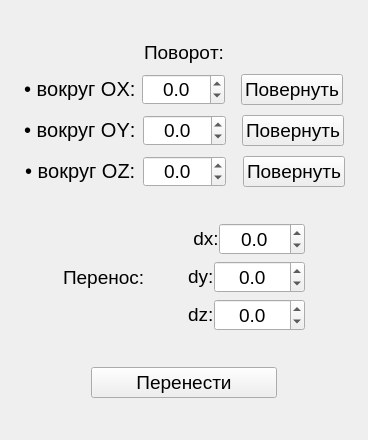
        <widget class="QWidget" name="transformPage">
         <property name="geometry">
          <rect>
           <x>0</x>
           <y>0</y>
           <width>368</width>
           <height>440</height>
          </rect>
         </property>
         <property name="sizePolicy">
          <sizepolicy hsizetype="Expanding" vsizetype="Expanding">
           <horstretch>0</horstretch>
           <verstretch>0</verstretch>
          </sizepolicy>
         </property>
         <property name="autoFillBackground">
          <bool>true</bool>
         </property>
         <attribute name="label">
          <string>Перемещение</string>
         </attribute>
         <layout class="QVBoxLayout" name="verticalLayout_16">
          <item>
           <layout class="QVBoxLayout" name="verticalLayout_10">
            <property name="spacing">
             <number>10</number>
            </property>
            <item>
             <layout class="QHBoxLayout" name="horizontalLayout_36">
              <item>
               <spacer name="horizontalSpacer_84">
                <property name="orientation">
                 <enum>Qt::Horizontal</enum>
                </property>
                <property name="sizeType">
                 <enum>QSizePolicy::Fixed</enum>
                </property>
                <property name="sizeHint" stdset="0">
                 <size>
                  <width>120</width>
                  <height>20</height>
                 </size>
                </property>
               </spacer>
              </item>
              <item>
               <widget class="QLabel" name="label_35">
                <property name="sizePolicy">
                 <sizepolicy hsizetype="Fixed" vsizetype="Fixed">
                  <horstretch>0</horstretch>
                  <verstretch>0</verstretch>
                 </sizepolicy>
                </property>
                <property name="font">
                 <font>
                  <pointsize>14</pointsize>
                  <stylestrategy>PreferDefault</stylestrategy>
                  <kerning>false</kerning>
                 </font>
                </property>
                <property name="text">
                 <string>Поворот:</string>
                </property>
               </widget>
              </item>
              <item>
               <spacer name="horizontalSpacer_85">
                <property name="orientation">
                 <enum>Qt::Horizontal</enum>
                </property>
                <property name="sizeType">
                 <enum>QSizePolicy::Fixed</enum>
                </property>
                <property name="sizeHint" stdset="0">
                 <size>
                  <width>120</width>
                  <height>20</height>
                 </size>
                </property>
               </spacer>
              </item>
             </layout>
            </item>
            <item>
             <layout class="QHBoxLayout" name="horizontalLayout_35">
              <property name="spacing">
               <number>0</number>
              </property>
              <item>
               <spacer name="horizontalSpacer_81">
                <property name="orientation">
                 <enum>Qt::Horizontal</enum>
                </property>
                <property name="sizeType">
                 <enum>QSizePolicy::Fixed</enum>
                </property>
                <property name="sizeHint" stdset="0">
                 <size>
                  <width>12</width>
                  <height>17</height>
                 </size>
                </property>
               </spacer>
              </item>
              <item>
               <widget class="QLabel" name="label_34">
                <property name="sizePolicy">
                 <sizepolicy hsizetype="Fixed" vsizetype="Fixed">
                  <horstretch>0</horstretch>
                  <verstretch>0</verstretch>
                 </sizepolicy>
                </property>
                <property name="font">
                 <font>
                  <pointsize>14</pointsize>
                  <stylestrategy>PreferDefault</stylestrategy>
                  <kerning>false</kerning>
                 </font>
                </property>
                <property name="mouseTracking">
                 <bool>true</bool>
                </property>
                <property name="text">
                 <string>&lt;!DOCTYPE HTML PUBLIC &quot;-//W3C//DTD HTML 4.0//EN&quot; &quot;http://www.w3.org/TR/REC-html40/strict.dtd&quot;&gt;
&lt;html&gt;&lt;head&gt;&lt;meta name=&quot;qrichtext&quot; content=&quot;1&quot; /&gt;&lt;style type=&quot;text/css&quot;&gt;
p, li { white-space: pre-wrap; }
&lt;/style&gt;&lt;/head&gt;&lt;body style=&quot; font-family:'.AppleSystemUIFont'; font-size:14pt; font-weight:400; font-style:normal;&quot;&gt;
&lt;p style=&quot; margin-top:0px; margin-bottom:0px; margin-left:0px; margin-right:0px; -qt-block-indent:0; text-indent:0px;&quot;&gt;&lt;span style=&quot; font-family:'.AppleSystemUIFont'; font-size:15pt;&quot;&gt;• вокруг OX:&lt;/span&gt;&lt;/p&gt;&lt;/body&gt;&lt;/html&gt;</string>
                </property>
               </widget>
              </item>
              <item>
               <spacer name="horizontalSpacer_103">
                <property name="orientation">
                 <enum>Qt::Horizontal</enum>
                </property>
                <property name="sizeType">
                 <enum>QSizePolicy::Fixed</enum>
                </property>
                <property name="sizeHint" stdset="0">
                 <size>
                  <width>5</width>
                  <height>17</height>
                 </size>
                </property>
               </spacer>
              </item>
              <item>
               <widget class="QDoubleSpinBox" name="angleXSpinBox">
                <property name="sizePolicy">
                 <sizepolicy hsizetype="Fixed" vsizetype="Fixed">
                  <horstretch>80</horstretch>
                  <verstretch>25</verstretch>
                 </sizepolicy>
                </property>
                <property name="minimumSize">
                 <size>
                  <width>80</width>
                  <height>28</height>
                 </size>
                </property>
                <property name="font">
                 <font>
                  <pointsize>14</pointsize>
                  <stylestrategy>PreferDefault</stylestrategy>
                  <kerning>false</kerning>
                 </font>
                </property>
                <property name="alignment">
                 <set>Qt::AlignCenter</set>
                </property>
                <property name="decimals">
                 <number>1</number>
                </property>
                <property name="minimum">
                 <double>-180.000000000000000</double>
                </property>
                <property name="maximum">
                 <double>180.000000000000000</double>
                </property>
               </widget>
              </item>
              <item>
               <spacer name="horizontalSpacer_82">
                <property name="orientation">
                 <enum>Qt::Horizontal</enum>
                </property>
                <property name="sizeType">
                 <enum>QSizePolicy::Fixed</enum>
                </property>
                <property name="sizeHint" stdset="0">
                 <size>
                  <width>15</width>
                  <height>17</height>
                 </size>
                </property>
               </spacer>
              </item>
              <item>
               <widget class="QPushButton" name="rotateXButton">
                <property name="sizePolicy">
                 <sizepolicy hsizetype="Fixed" vsizetype="Fixed">
                  <horstretch>0</horstretch>
                  <verstretch>0</verstretch>
                 </sizepolicy>
                </property>
                <property name="minimumSize">
                 <size>
                  <width>90</width>
                  <height>0</height>
                 </size>
                </property>
                <property name="font">
                 <font>
                  <pointsize>14</pointsize>
                  <stylestrategy>PreferDefault</stylestrategy>
                  <kerning>false</kerning>
                 </font>
                </property>
                <property name="text">
                 <string>Повернуть</string>
                </property>
               </widget>
              </item>
              <item>
               <spacer name="horizontalSpacer_83">
                <property name="orientation">
                 <enum>Qt::Horizontal</enum>
                </property>
                <property name="sizeType">
                 <enum>QSizePolicy::Fixed</enum>
                </property>
                <property name="sizeHint" stdset="0">
                 <size>
                  <width>10</width>
                  <height>17</height>
                 </size>
                </property>
               </spacer>
              </item>
             </layout>
            </item>
            <item>
             <layout class="QHBoxLayout" name="horizontalLayout_42">
              <property name="spacing">
               <number>0</number>
              </property>
              <item>
               <spacer name="horizontalSpacer_91">
                <property name="orientation">
                 <enum>Qt::Horizontal</enum>
                </property>
                <property name="sizeType">
                 <enum>QSizePolicy::Fixed</enum>
                </property>
                <property name="sizeHint" stdset="0">
                 <size>
                  <width>12</width>
                  <height>17</height>
                 </size>
                </property>
               </spacer>
              </item>
              <item>
               <widget class="QLabel" name="label_40">
                <property name="sizePolicy">
                 <sizepolicy hsizetype="Fixed" vsizetype="Fixed">
                  <horstretch>0</horstretch>
                  <verstretch>0</verstretch>
                 </sizepolicy>
                </property>
                <property name="font">
                 <font>
                  <pointsize>14</pointsize>
                  <stylestrategy>PreferDefault</stylestrategy>
                  <kerning>false</kerning>
                 </font>
                </property>
                <property name="mouseTracking">
                 <bool>true</bool>
                </property>
                <property name="text">
                 <string>&lt;!DOCTYPE HTML PUBLIC &quot;-//W3C//DTD HTML 4.0//EN&quot; &quot;http://www.w3.org/TR/REC-html40/strict.dtd&quot;&gt;
&lt;html&gt;&lt;head&gt;&lt;meta name=&quot;qrichtext&quot; content=&quot;1&quot; /&gt;&lt;style type=&quot;text/css&quot;&gt;
p, li { white-space: pre-wrap; }
&lt;/style&gt;&lt;/head&gt;&lt;body style=&quot; font-family:'.AppleSystemUIFont'; font-size:14pt; font-weight:400; font-style:normal;&quot;&gt;
&lt;p style=&quot; margin-top:0px; margin-bottom:0px; margin-left:0px; margin-right:0px; -qt-block-indent:0; text-indent:0px;&quot;&gt;&lt;span style=&quot; font-family:'.AppleSystemUIFont'; font-size:15pt;&quot;&gt;• вокруг OY:&lt;/span&gt;&lt;/p&gt;&lt;/body&gt;&lt;/html&gt;</string>
                </property>
               </widget>
              </item>
              <item>
               <spacer name="horizontalSpacer_102">
                <property name="orientation">
                 <enum>Qt::Horizontal</enum>
                </property>
                <property name="sizeType">
                 <enum>QSizePolicy::Fixed</enum>
                </property>
                <property name="sizeHint" stdset="0">
                 <size>
                  <width>6</width>
                  <height>17</height>
                 </size>
                </property>
               </spacer>
              </item>
              <item>
               <widget class="QDoubleSpinBox" name="angleYSpinBox">
                <property name="sizePolicy">
                 <sizepolicy hsizetype="Fixed" vsizetype="Fixed">
                  <horstretch>80</horstretch>
                  <verstretch>25</verstretch>
                 </sizepolicy>
                </property>
                <property name="minimumSize">
                 <size>
                  <width>80</width>
                  <height>28</height>
                 </size>
                </property>
                <property name="font">
                 <font>
                  <pointsize>14</pointsize>
                  <stylestrategy>PreferDefault</stylestrategy>
                  <kerning>false</kerning>
                 </font>
                </property>
                <property name="alignment">
                 <set>Qt::AlignCenter</set>
                </property>
                <property name="decimals">
                 <number>1</number>
                </property>
                <property name="minimum">
                 <double>-180.000000000000000</double>
                </property>
                <property name="maximum">
                 <double>180.000000000000000</double>
                </property>
               </widget>
              </item>
              <item>
               <spacer name="horizontalSpacer_92">
                <property name="orientation">
                 <enum>Qt::Horizontal</enum>
                </property>
                <property name="sizeType">
                 <enum>QSizePolicy::Fixed</enum>
                </property>
                <property name="sizeHint" stdset="0">
                 <size>
                  <width>15</width>
                  <height>17</height>
                 </size>
                </property>
               </spacer>
              </item>
              <item>
               <widget class="QPushButton" name="rotateYButton">
                <property name="sizePolicy">
                 <sizepolicy hsizetype="Fixed" vsizetype="Fixed">
                  <horstretch>0</horstretch>
                  <verstretch>0</verstretch>
                 </sizepolicy>
                </property>
                <property name="minimumSize">
                 <size>
                  <width>90</width>
                  <height>0</height>
                 </size>
                </property>
                <property name="font">
                 <font>
                  <pointsize>14</pointsize>
                  <stylestrategy>PreferDefault</stylestrategy>
                  <kerning>false</kerning>
                 </font>
                </property>
                <property name="text">
                 <string>Повернуть</string>
                </property>
               </widget>
              </item>
              <item>
               <spacer name="horizontalSpacer_93">
                <property name="orientation">
                 <enum>Qt::Horizontal</enum>
                </property>
                <property name="sizeType">
                 <enum>QSizePolicy::Fixed</enum>
                </property>
                <property name="sizeHint" stdset="0">
                 <size>
                  <width>10</width>
                  <height>17</height>
                 </size>
                </property>
               </spacer>
              </item>
             </layout>
            </item>
            <item>
             <layout class="QHBoxLayout" name="horizontalLayout_43">
              <property name="spacing">
               <number>0</number>
              </property>
              <item>
               <spacer name="horizontalSpacer_94">
                <property name="orientation">
                 <enum>Qt::Horizontal</enum>
                </property>
                <property name="sizeType">
                 <enum>QSizePolicy::Fixed</enum>
                </property>
                <property name="sizeHint" stdset="0">
                 <size>
                  <width>12</width>
                  <height>17</height>
                 </size>
                </property>
               </spacer>
              </item>
              <item>
               <widget class="QLabel" name="label_41">
                <property name="sizePolicy">
                 <sizepolicy hsizetype="Fixed" vsizetype="Fixed">
                  <horstretch>0</horstretch>
                  <verstretch>0</verstretch>
                 </sizepolicy>
                </property>
                <property name="font">
                 <font>
                  <pointsize>14</pointsize>
                  <stylestrategy>PreferDefault</stylestrategy>
                  <kerning>false</kerning>
                 </font>
                </property>
                <property name="mouseTracking">
                 <bool>true</bool>
                </property>
                <property name="text">
                 <string>&lt;!DOCTYPE HTML PUBLIC &quot;-//W3C//DTD HTML 4.0//EN&quot; &quot;http://www.w3.org/TR/REC-html40/strict.dtd&quot;&gt;
&lt;html&gt;&lt;head&gt;&lt;meta name=&quot;qrichtext&quot; content=&quot;1&quot; /&gt;&lt;style type=&quot;text/css&quot;&gt;
p, li { white-space: pre-wrap; }
&lt;/style&gt;&lt;/head&gt;&lt;body style=&quot; font-family:'.AppleSystemUIFont'; font-size:14pt; font-weight:400; font-style:normal;&quot;&gt;
&lt;p style=&quot; margin-top:0px; margin-bottom:0px; margin-left:0px; margin-right:0px; -qt-block-indent:0; text-indent:0px;&quot;&gt;&lt;span style=&quot; font-family:'.AppleSystemUIFont'; font-size:15pt;&quot;&gt;• вокруг OZ:&lt;/span&gt;&lt;/p&gt;&lt;/body&gt;&lt;/html&gt;</string>
                </property>
               </widget>
              </item>
              <item>
               <spacer name="horizontalSpacer_101">
                <property name="orientation">
                 <enum>Qt::Horizontal</enum>
                </property>
                <property name="sizeType">
                 <enum>QSizePolicy::Fixed</enum>
                </property>
                <property name="sizeHint" stdset="0">
                 <size>
                  <width>5</width>
                  <height>17</height>
                 </size>
                </property>
               </spacer>
              </item>
              <item>
               <widget class="QDoubleSpinBox" name="angleZSpinBox">
                <property name="sizePolicy">
                 <sizepolicy hsizetype="Fixed" vsizetype="Fixed">
                  <horstretch>80</horstretch>
                  <verstretch>25</verstretch>
                 </sizepolicy>
                </property>
                <property name="minimumSize">
                 <size>
                  <width>80</width>
                  <height>28</height>
                 </size>
                </property>
                <property name="font">
                 <font>
                  <pointsize>14</pointsize>
                  <stylestrategy>PreferDefault</stylestrategy>
                  <kerning>false</kerning>
                 </font>
                </property>
                <property name="alignment">
                 <set>Qt::AlignCenter</set>
                </property>
                <property name="decimals">
                 <number>1</number>
                </property>
                <property name="minimum">
                 <double>-180.000000000000000</double>
                </property>
                <property name="maximum">
                 <double>180.000000000000000</double>
                </property>
               </widget>
              </item>
              <item>
               <spacer name="horizontalSpacer_95">
                <property name="orientation">
                 <enum>Qt::Horizontal</enum>
                </property>
                <property name="sizeType">
                 <enum>QSizePolicy::Fixed</enum>
                </property>
                <property name="sizeHint" stdset="0">
                 <size>
                  <width>15</width>
                  <height>17</height>
                 </size>
                </property>
               </spacer>
              </item>
              <item>
               <widget class="QPushButton" name="rotateZButton">
                <property name="sizePolicy">
                 <sizepolicy hsizetype="Fixed" vsizetype="Fixed">
                  <horstretch>0</horstretch>
                  <verstretch>0</verstretch>
                 </sizepolicy>
                </property>
                <property name="minimumSize">
                 <size>
                  <width>90</width>
                  <height>0</height>
                 </size>
                </property>
                <property name="font">
                 <font>
                  <pointsize>14</pointsize>
                  <stylestrategy>PreferDefault</stylestrategy>
                  <kerning>false</kerning>
                 </font>
                </property>
                <property name="text">
                 <string>Повернуть</string>
                </property>
               </widget>
              </item>
              <item>
               <spacer name="horizontalSpacer_96">
                <property name="orientation">
                 <enum>Qt::Horizontal</enum>
                </property>
                <property name="sizeType">
                 <enum>QSizePolicy::Fixed</enum>
                </property>
                <property name="sizeHint" stdset="0">
                 <size>
                  <width>10</width>
                  <height>17</height>
                 </size>
                </property>
               </spacer>
              </item>
             </layout>
            </item>
           </layout>
          </item>
          <item>
           <layout class="QHBoxLayout" name="horizontalLayout_37">
            <item>
             <spacer name="horizontalSpacer_86">
              <property name="orientation">
               <enum>Qt::Horizontal</enum>
              </property>
              <property name="sizeHint" stdset="0">
               <size>
                <width>60</width>
                <height>20</height>
               </size>
              </property>
             </spacer>
            </item>
            <item>
             <widget class="QLabel" name="label_36">
              <property name="font">
               <font>
                <pointsize>14</pointsize>
                <stylestrategy>PreferDefault</stylestrategy>
                <kerning>false</kerning>
               </font>
              </property>
              <property name="text">
               <string>Перенос:</string>
              </property>
             </widget>
            </item>
            <item>
             <spacer name="horizontalSpacer_87">
              <property name="orientation">
               <enum>Qt::Horizontal</enum>
              </property>
              <property name="sizeHint" stdset="0">
               <size>
                <width>30</width>
                <height>20</height>
               </size>
              </property>
             </spacer>
            </item>
            <item>
             <layout class="QVBoxLayout" name="verticalLayout_13">
              <item>
               <layout class="QHBoxLayout" name="horizontalLayout_38">
                <property name="spacing">
                 <number>0</number>
                </property>
                <item>
                 <spacer name="horizontalSpacer_104">
                  <property name="orientation">
                   <enum>Qt::Horizontal</enum>
                  </property>
                  <property name="sizeType">
                   <enum>QSizePolicy::Fixed</enum>
                  </property>
                  <property name="sizeHint" stdset="0">
                   <size>
                    <width>15</width>
                    <height>20</height>
                   </size>
                  </property>
                 </spacer>
                </item>
                <item>
                 <widget class="QLabel" name="label_37">
                  <property name="sizePolicy">
                   <sizepolicy hsizetype="Fixed" vsizetype="Fixed">
                    <horstretch>0</horstretch>
                    <verstretch>0</verstretch>
                   </sizepolicy>
                  </property>
                  <property name="maximumSize">
                   <size>
                    <width>1677777</width>
                    <height>16777215</height>
                   </size>
                  </property>
                  <property name="font">
                   <font>
                    <pointsize>14</pointsize>
                    <stylestrategy>PreferDefault</stylestrategy>
                    <kerning>false</kerning>
                   </font>
                  </property>
                  <property name="text">
                   <string> dx:</string>
                  </property>
                 </widget>
                </item>
                <item>
                 <widget class="QDoubleSpinBox" name="dxSpinBox">
                  <property name="sizePolicy">
                   <sizepolicy hsizetype="Fixed" vsizetype="Fixed">
                    <horstretch>0</horstretch>
                    <verstretch>0</verstretch>
                   </sizepolicy>
                  </property>
                  <property name="minimumSize">
                   <size>
                    <width>80</width>
                    <height>28</height>
                   </size>
                  </property>
                  <property name="font">
                   <font>
                    <pointsize>14</pointsize>
                    <stylestrategy>PreferDefault</stylestrategy>
                    <kerning>false</kerning>
                   </font>
                  </property>
                  <property name="alignment">
                   <set>Qt::AlignCenter</set>
                  </property>
                  <property name="decimals">
                   <number>1</number>
                  </property>
                  <property name="minimum">
                   <double>-1000.000000000000000</double>
                  </property>
                  <property name="maximum">
                   <double>1000.000000000000000</double>
                  </property>
                 </widget>
                </item>
               </layout>
              </item>
              <item>
               <layout class="QHBoxLayout" name="horizontalLayout_39">
                <property name="spacing">
                 <number>0</number>
                </property>
                <item>
                 <spacer name="horizontalSpacer_105">
                  <property name="orientation">
                   <enum>Qt::Horizontal</enum>
                  </property>
                  <property name="sizeType">
                   <enum>QSizePolicy::Fixed</enum>
                  </property>
                  <property name="sizeHint" stdset="0">
                   <size>
                    <width>15</width>
                    <height>20</height>
                   </size>
                  </property>
                 </spacer>
                </item>
                <item>
                 <widget class="QLabel" name="label_38">
                  <property name="sizePolicy">
                   <sizepolicy hsizetype="Fixed" vsizetype="Fixed">
                    <horstretch>0</horstretch>
                    <verstretch>0</verstretch>
                   </sizepolicy>
                  </property>
                  <property name="maximumSize">
                   <size>
                    <width>1677777</width>
                    <height>16777215</height>
                   </size>
                  </property>
                  <property name="font">
                   <font>
                    <pointsize>14</pointsize>
                    <stylestrategy>PreferDefault</stylestrategy>
                    <kerning>false</kerning>
                   </font>
                  </property>
                  <property name="text">
                   <string>dy:</string>
                  </property>
                 </widget>
                </item>
                <item>
                 <widget class="QDoubleSpinBox" name="dySpinBox">
                  <property name="sizePolicy">
                   <sizepolicy hsizetype="Fixed" vsizetype="Fixed">
                    <horstretch>0</horstretch>
                    <verstretch>0</verstretch>
                   </sizepolicy>
                  </property>
                  <property name="minimumSize">
                   <size>
                    <width>80</width>
                    <height>28</height>
                   </size>
                  </property>
                  <property name="font">
                   <font>
                    <pointsize>14</pointsize>
                    <stylestrategy>PreferDefault</stylestrategy>
                    <kerning>false</kerning>
                   </font>
                  </property>
                  <property name="alignment">
                   <set>Qt::AlignCenter</set>
                  </property>
                  <property name="decimals">
                   <number>1</number>
                  </property>
                  <property name="minimum">
                   <double>-1000.000000000000000</double>
                  </property>
                  <property name="maximum">
                   <double>1000.000000000000000</double>
                  </property>
                 </widget>
                </item>
               </layout>
              </item>
              <item>
               <layout class="QHBoxLayout" name="horizontalLayout_40">
                <property name="spacing">
                 <number>0</number>
                </property>
                <item>
                 <spacer name="horizontalSpacer_106">
                  <property name="orientation">
                   <enum>Qt::Horizontal</enum>
                  </property>
                  <property name="sizeType">
                   <enum>QSizePolicy::Fixed</enum>
                  </property>
                  <property name="sizeHint" stdset="0">
                   <size>
                    <width>15</width>
                    <height>20</height>
                   </size>
                  </property>
                 </spacer>
                </item>
                <item>
                 <widget class="QLabel" name="label_39">
                  <property name="sizePolicy">
                   <sizepolicy hsizetype="Fixed" vsizetype="Fixed">
                    <horstretch>0</horstretch>
                    <verstretch>0</verstretch>
                   </sizepolicy>
                  </property>
                  <property name="maximumSize">
                   <size>
                    <width>167777</width>
                    <height>16777215</height>
                   </size>
                  </property>
                  <property name="font">
                   <font>
                    <pointsize>14</pointsize>
                    <stylestrategy>PreferDefault</stylestrategy>
                    <kerning>false</kerning>
                   </font>
                  </property>
                  <property name="text">
                   <string>dz:</string>
                  </property>
                 </widget>
                </item>
                <item>
                 <widget class="QDoubleSpinBox" name="dzSpinBox">
                  <property name="sizePolicy">
                   <sizepolicy hsizetype="Fixed" vsizetype="Fixed">
                    <horstretch>0</horstretch>
                    <verstretch>0</verstretch>
                   </sizepolicy>
                  </property>
                  <property name="minimumSize">
                   <size>
                    <width>80</width>
                    <height>28</height>
                   </size>
                  </property>
                  <property name="font">
                   <font>
                    <pointsize>14</pointsize>
                    <stylestrategy>PreferDefault</stylestrategy>
                    <kerning>false</kerning>
                   </font>
                  </property>
                  <property name="alignment">
                   <set>Qt::AlignCenter</set>
                  </property>
                  <property name="decimals">
                   <number>1</number>
                  </property>
                  <property name="minimum">
                   <double>-1000.000000000000000</double>
                  </property>
                  <property name="maximum">
                   <double>1000.000000000000000</double>
                  </property>
                 </widget>
                </item>
               </layout>
              </item>
             </layout>
            </item>
            <item>
             <spacer name="horizontalSpacer_88">
              <property name="orientation">
               <enum>Qt::Horizontal</enum>
              </property>
              <property name="sizeHint" stdset="0">
               <size>
                <width>60</width>
                <height>20</height>
               </size>
              </property>
             </spacer>
            </item>
           </layout>
          </item>
          <item>
           <layout class="QHBoxLayout" name="horizontalLayout_41">
            <item>
             <spacer name="horizontalSpacer_89">
              <property name="orientation">
               <enum>Qt::Horizontal</enum>
              </property>
              <property name="sizeType">
               <enum>QSizePolicy::Fixed</enum>
              </property>
              <property name="sizeHint" stdset="0">
               <size>
                <width>80</width>
                <height>20</height>
               </size>
              </property>
             </spacer>
            </item>
            <item>
             <widget class="QPushButton" name="transferButton">
              <property name="font">
               <font>
                <pointsize>14</pointsize>
                <stylestrategy>PreferDefault</stylestrategy>
                <kerning>false</kerning>
               </font>
              </property>
              <property name="text">
               <string>Перенести</string>
              </property>
             </widget>
            </item>
            <item>
             <spacer name="horizontalSpacer_90">
              <property name="orientation">
               <enum>Qt::Horizontal</enum>
              </property>
              <property name="sizeType">
               <enum>QSizePolicy::Fixed</enum>
              </property>
              <property name="sizeHint" stdset="0">
               <size>
                <width>80</width>
                <height>20</height>
               </size>
              </property>
             </spacer>
            </item>
           </layout>
          </item>
         </layout>
        </widget>
